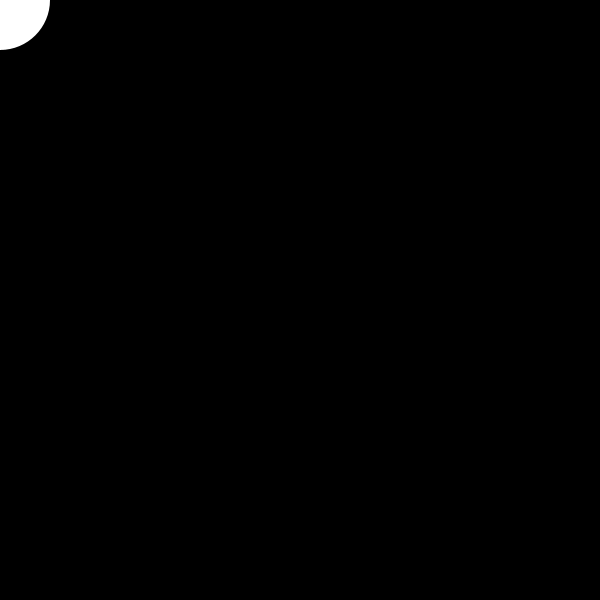
Frame 1 (no input)
Frame 60 (the mouse pressed at the canvas centre just before this capture): identical to frame 1, image omitted
Frame 120 (the mouse held since frame 60 and released just before this capture): identical to frame 1, image omitted

The Processing sketch that drew this single still picture (run headless with seeded random() and noise(); from frame 60 on, the mouse is pressed at the canvas centre):

// Processing sketch: onSketch
// ── onSketch.pde
/* Variables. Uso de variables en un sketch.
 * En un sketch podemos usar las variables para
 * controlar las propiedades de las formas que dibujamos.
 */

void setup () {
  size(600, 600);
}

void draw () {
  background(0);
  
  fill(255);
  noStroke();
  ellipse(0, 0, 100, 100);
}
